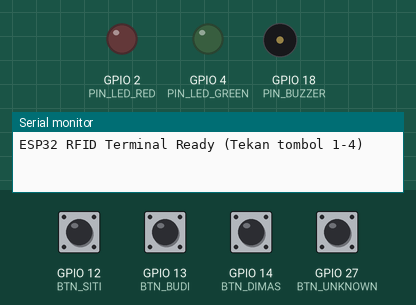
This sketch was run on a simulated ESP32. Parts: output pins drawn as LEDs (lit = HIGH), buzzer (waves = sounding), the last lines printed to the serial monitor. The test bench sets the inputs (shaded band); at power-on: GPIO 12 (BTN_SITI), GPIO 13 (BTN_BUDI), GPIO 14 (BTN_DIMAS), GPIO 27 (BTN_UNKNOWN) HIGH.

Above: at 1.2 s.
1.3 s: GPIO 12 (BTN_SITI) pulled LOW for 0.15 s
At 1.8 s:
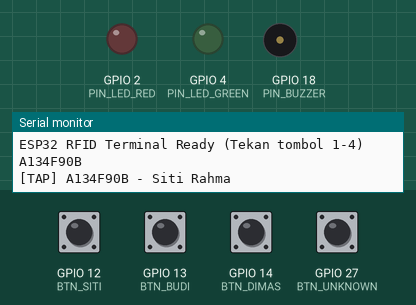
3.0 s: GPIO 27 (BTN_UNKNOWN) pulled LOW for 0.15 s
At 3.23 s:
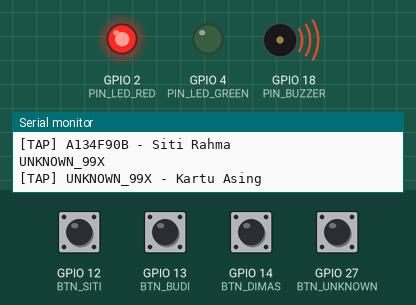
4.8 s: GPIO 13 (BTN_BUDI) pulled LOW for 0.15 s
At 5.02 s:
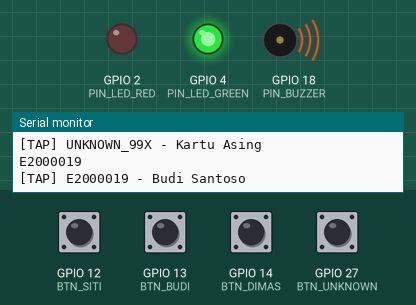
6.4 s: GPIO 14 (BTN_DIMAS) pulled LOW for 1 s
At 7.8 s:
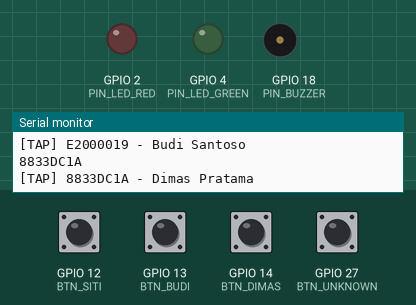
Timing chart, 0 to 9.4 s (numbered marks = the images above; inputs shaded):
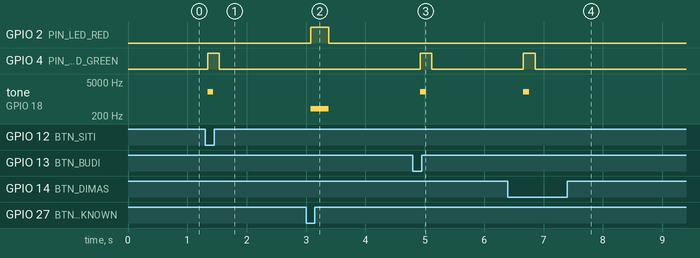

The sketch:

sketch_zero_lib.ino
```cpp
/*
 * =========================================================================
 * ESP32 - ZERO EXTERNAL LIBRARIES (TANPA ADAFRUIT / TANPA WIRE)
 * Khusus jika Wokwi ESP32 build server lambat
 * Cukup kosongi file libraries.txt di Wokwi
 * =========================================================================
 */

#define PIN_BUZZER    18
#define PIN_LED_GREEN 4
#define PIN_LED_RED   2

#define BTN_BUDI      13
#define BTN_SITI      12
#define BTN_DIMAS     14
#define BTN_UNKNOWN   27

const char* UIDS[] = {"E2000019", "A134F90B", "8833DC1A", "UNKNOWN_99X"};
const char* NAMES[] = {"Budi Santoso", "Siti Rahma", "Dimas Pratama", "Kartu Asing"};

void setup() {
  Serial.begin(9600);
  pinMode(PIN_BUZZER, OUTPUT);
  pinMode(PIN_LED_GREEN, OUTPUT);
  pinMode(PIN_LED_RED, OUTPUT);

  pinMode(BTN_BUDI, INPUT_PULLUP);
  pinMode(BTN_SITI, INPUT_PULLUP);
  pinMode(BTN_DIMAS, INPUT_PULLUP);
  pinMode(BTN_UNKNOWN, INPUT_PULLUP);

  Serial.println("ESP32 RFID Terminal Ready (Tekan tombol 1-4)");
}

void tap(int i) {
  Serial.println(UIDS[i]);
  Serial.print("[TAP] ");
  Serial.print(UIDS[i]);
  Serial.print(" - ");
  Serial.println(NAMES[i]);

  if (i < 3) {
    digitalWrite(PIN_LED_GREEN, HIGH);
    tone(PIN_BUZZER, 2000, 100);
    delay(200);
    digitalWrite(PIN_LED_GREEN, LOW);
  } else {
    digitalWrite(PIN_LED_RED, HIGH);
    tone(PIN_BUZZER, 400, 300);
    delay(300);
    digitalWrite(PIN_LED_RED, LOW);
  }
}

void loop() {
  if (digitalRead(BTN_BUDI) == LOW) { delay(40); if (!digitalRead(BTN_BUDI)) { tap(0); delay(1500); } }
  if (digitalRead(BTN_SITI) == LOW) { delay(40); if (!digitalRead(BTN_SITI)) { tap(1); delay(1500); } }
  if (digitalRead(BTN_DIMAS) == LOW) { delay(40); if (!digitalRead(BTN_DIMAS)) { tap(2); delay(1500); } }
  if (digitalRead(BTN_UNKNOWN) == LOW) { delay(40); if (!digitalRead(BTN_UNKNOWN)) { tap(3); delay(1500); } }
}
```

Measured:
- after the input at 1.3 s, GPIO 4 (PIN_LED_GREEN): LOW → HIGH at once, → LOW 0.20 s later; tone on GPIO 18 (PIN_BUZZER): silent → 2000 Hz at once, → silent 0.10 s later
- after the input at 3.0 s, GPIO 2 (PIN_LED_RED): LOW → HIGH after 0.08 s, → LOW 0.30 s later; tone on GPIO 18 (PIN_BUZZER): silent → 400 Hz after 0.08 s, → silent 0.30 s later
- after the input at 4.8 s, GPIO 4 (PIN_LED_GREEN): LOW → HIGH after 0.12 s, → LOW 0.20 s later; tone on GPIO 18 (PIN_BUZZER): silent → 2000 Hz after 0.12 s, → silent 0.10 s later
- after the input at 6.4 s, GPIO 4 (PIN_LED_GREEN): LOW → HIGH after 0.26 s, → LOW 0.20 s later; tone on GPIO 18 (PIN_BUZZER): silent → 2000 Hz after 0.26 s, → silent 0.10 s later
